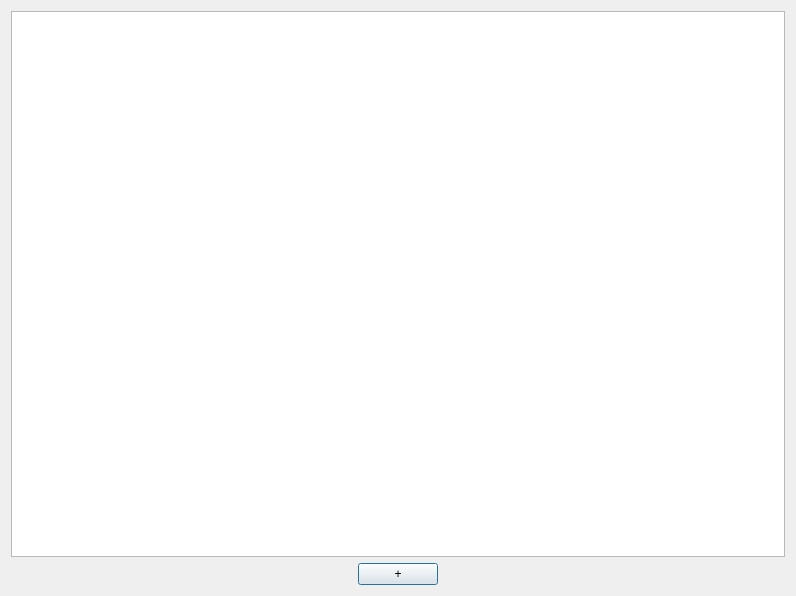
<?xml version="1.0" encoding="UTF-8"?>
<ui version="4.0">
 <class>Dialog</class>
 <widget class="QDialog" name="Dialog">
  <property name="geometry">
   <rect>
    <x>0</x>
    <y>0</y>
    <width>796</width>
    <height>596</height>
   </rect>
  </property>
  <property name="windowTitle">
   <string>Dialog</string>
  </property>
  <layout class="QVBoxLayout" name="verticalLayout">
   <item>
    <widget class="QGraphicsView" name="graphicsView"/>
   </item>
   <item>
    <layout class="QHBoxLayout" name="horizontalLayout">
     <item>
      <spacer name="horizontalSpacer_2">
       <property name="orientation">
        <enum>Qt::Horizontal</enum>
       </property>
       <property name="sizeHint" stdset="0">
        <size>
         <width>40</width>
         <height>20</height>
        </size>
       </property>
      </spacer>
     </item>
     <item>
      <widget class="QPushButton" name="addTileButton">
       <property name="text">
        <string>+</string>
       </property>
      </widget>
     </item>
     <item>
      <spacer name="horizontalSpacer">
       <property name="orientation">
        <enum>Qt::Horizontal</enum>
       </property>
       <property name="sizeHint" stdset="0">
        <size>
         <width>40</width>
         <height>20</height>
        </size>
       </property>
      </spacer>
     </item>
    </layout>
   </item>
  </layout>
 </widget>
 <layoutdefault spacing="6" margin="11"/>
 <resources/>
 <connections/>
</ui>
